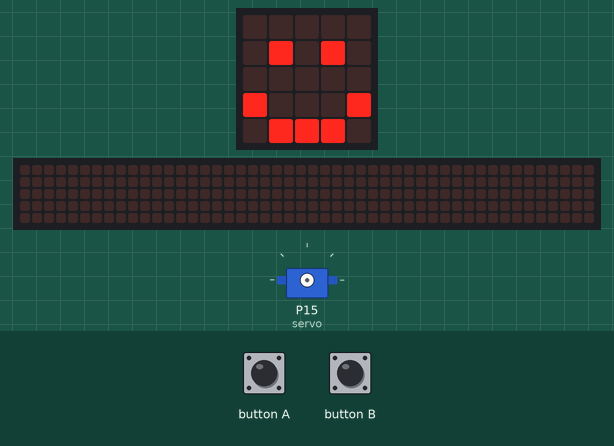
Simulated run of this program. Board: BBC micro:bit running MicroPython. On the bench: the board's 5×5 LED display, a strip that is not on the board, showing the scrolling text unrolled, servo. The test bench sets the inputs (shaded band). The 48×5 strip is a reading aid, not a part: it shows the text the display is scrolling, unrolled, one strip-width of it at a time; servo angles are drawn from the pulse width (0.5 ms = 0°, 2.5 ms = 180°).

Above: at 1.2 s.
1.3 s: button B pressed for 0.15 s
At 1.37 s:
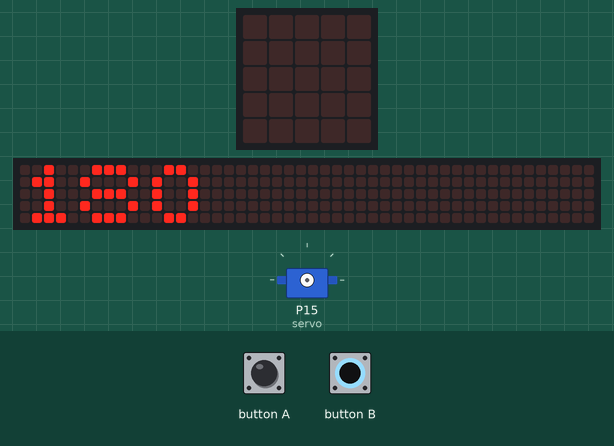
2.0 s: button A pressed for 0.15 s
2.7 s: button B pressed for 1 s
At 5.2 s:
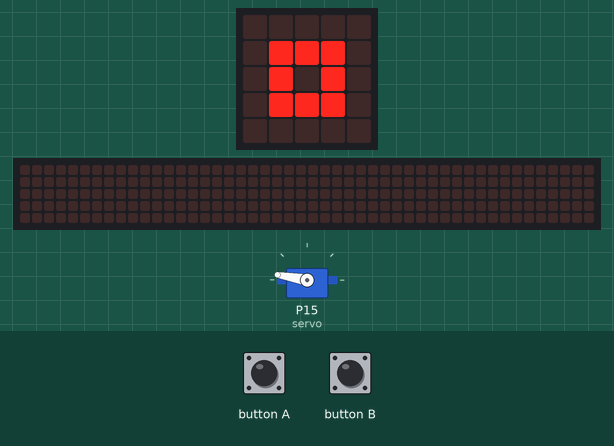
7.3 s: button A pressed for 1 s
At 13.9 s:
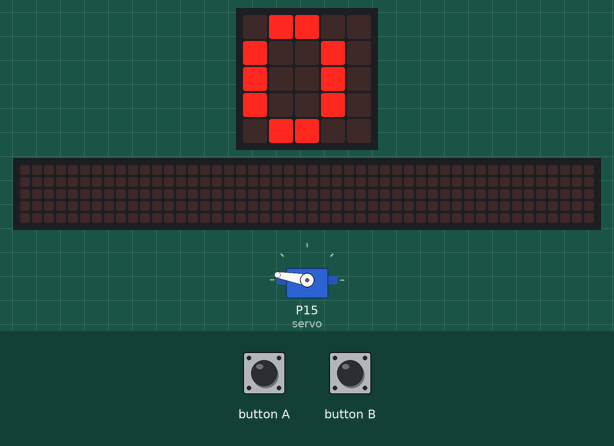
Timing chart, 0 to 16.2 s (numbered marks = the images above; inputs shaded):
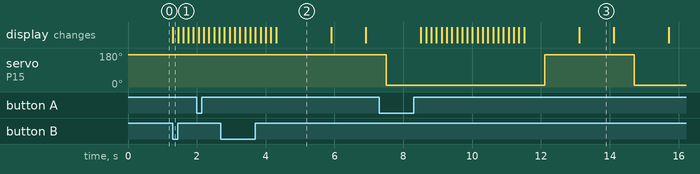

The program:

main.py
```python
"""
Created by: Jayden Okafor
Created on: Mar 2026
This program turns the servo to 0 when the button "A" is clicked and then turns the servo to 180 when the button "B" is clicked
"""

from microbit import *

# variable
servo = None

# show happy face
display.show(Image.HAPPY)


# library
class Servo:
    def __init__(self, pin, freq=50, min_us=600, max_us=2400, angle=180):
        self.min_us = min_us
        self.max_us = max_us
        self.us = 0
        self.freq = freq
        self.angle = angle
        self.analog_period = 0
        self.pin = pin
        analog_period = round((1 / self.freq) * 1000)
        self.pin.set_analog_period(analog_period)

    def write_us(self, us):
        us = min(self.max_us, max(self.min_us, us))
        duty = round(us * 1024 * self.freq // 1000000)
        self.pin.write_analog(duty)
        sleep(1000)
        self.pin.write_digital(0)

    def write_angle(self, degrees=None):
        if degrees is None:
            degrees = math.degrees(radians)
        degrees = degrees % 360
        total_range = self.max_us - self.min_us
        us = self.min_us + total_range * degrees // self.angle
        self.write_us(us)


# assign pin 15 to the servo variable
servo = Servo(pin15)

while True:
    # when button a is pressed
    if button_a.was_pressed():
        display.clear()
        display.show("0")
        sleep(1000)
        display.show(Image.SQUARE_SMALL)
        sleep(600)
        servo.write_angle(0)
        display.show(Image.HAPPY)

    # when button b is pressed
    if button_b.was_pressed():
        display.clear()
        display.scroll("180")
        display.show(Image.SQUARE_SMALL)
        sleep(600)
        servo.write_angle(180)
        display.show(Image.HAPPY)
```

Measured:
- after the input at 1.3 s, the display: changes at once (image 1)
- after the input at 7.3 s, the display: first differs from a run without the input after 5.8 s (image 3)
- what the display in image 2 shows lasts 1.6 s, from 4.3 s to 5.9 s
- what the display in image 3 shows lasts 1.0 s, from 13.1 s to 14.1 s
